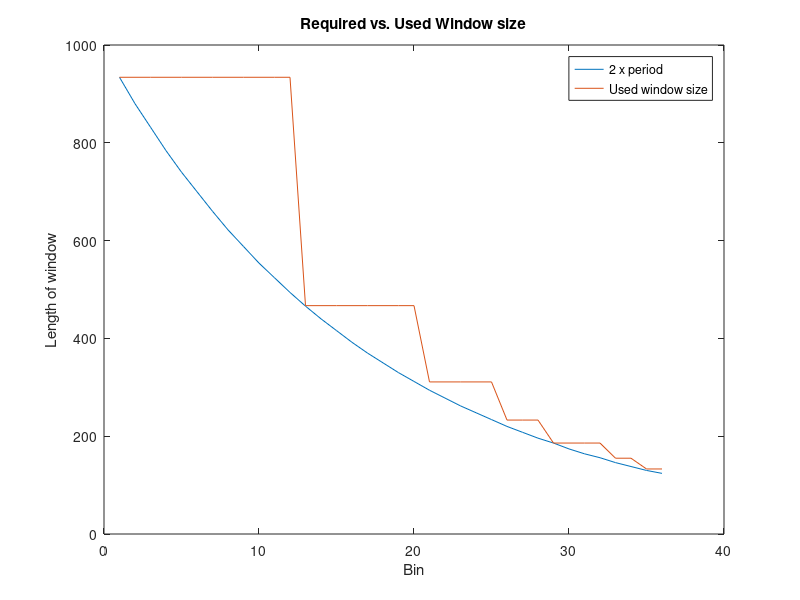
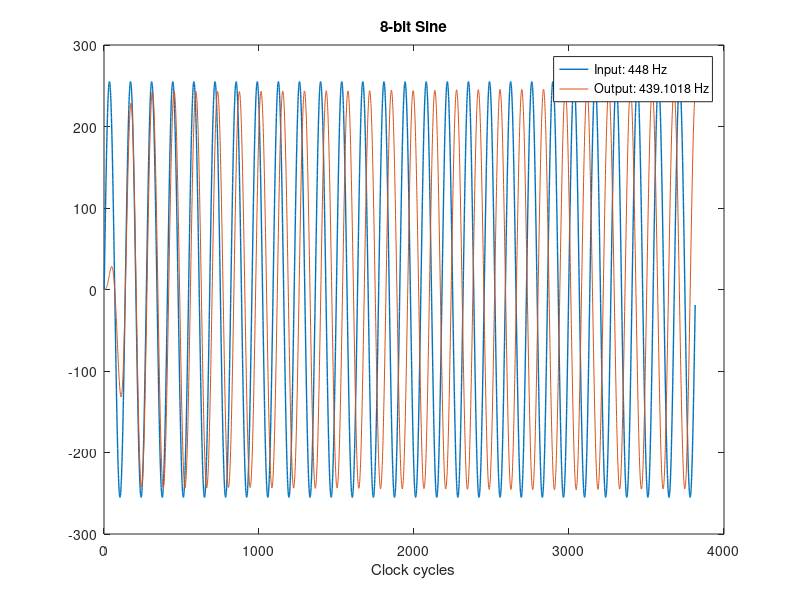
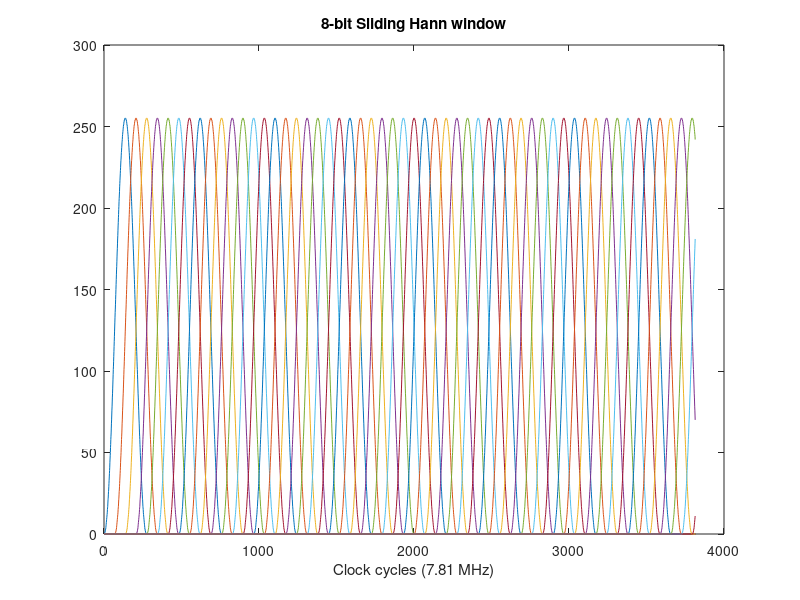
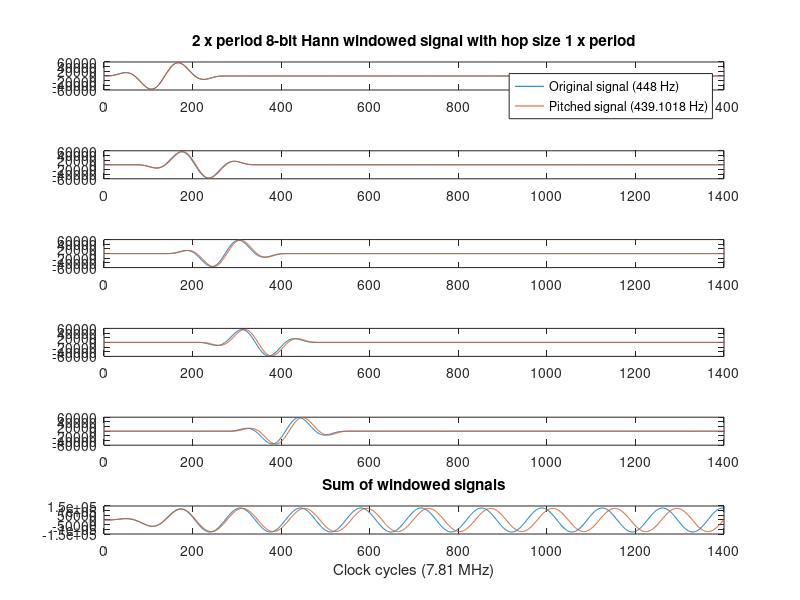

Here is the MATLAB script that generated these plots, in order:
% Testing autotune design with sinusoid input
% Period detection, selection, and correction
% Run the last section to hear the pitch correction.
% WILL PLAY SOUND
clc; clear all; close all;

%% Generate input sine
Fs = 125e6/2048; % Will be much higher in FPGA, need to decimate, voice signal only needs so high of a sampling rate though
t = linspace(0,1,Fs);
f = 448;
signal = sin(2*pi*f*t);

%% Period detection
% Count the number of clock cycles between neg to pos zero crossings
y = round((2^8-1)*(signal(1:Fs/16))).';     % 8 bit signal

% Zero crossing counter
signs = sign(y);                            % Sign of sample value
signs(signs == 0) = 1;                      % Replace all 0's with 1

j = 1;
period_detect = 0;
go = true;
while(go)
    prev = signs(j);
    next = signs(j+1);
    period_detect = period_detect + 1;      %counter
    j = j + 1;
    if(next>prev) go = false; end           %break at neg to pos zero crossing
end

%% Period selection
% Sort detected period into a bin corresponding to the correct note, to which
% the signal will be tuned

% Chromatic scale C3-B3
oct3 =  [130.81... C
         138.59... C#
         146.83... D
         155.56... D#
         164.81... E
         174.61... F
         185.00... F#
         196.00... G
         207.65... G#
         220.00... A
         233.08... A#
         246.94]; %B

notes = [oct3 2*oct3 4*oct3].'; % vector of notes C3-B5
mid = notes(1:end-1) + diff(notes)/2; % mid points between notes for comparators

% Notes defined in terms of clock cycles. Convert to hex and export as .mem
% file for RAM in FPGA
periods = round(Fs./notes);
mid_pers =  round(Fs./mid);

% Find which bin the frequency falls into (36 bins) Here it is implemented
% as a for loop, but in hardware it has a stage of
% parallel comparators, AND gates, and a mux.
bin(1) = period_detect > mid_pers(1);
bin(length(periods)) = period_detect <= mid_pers(end);
for k = 1:length(mid)
    bin(k+1) = (period_detect <= mid_pers(k)) && (period_detect > mid_pers(k+1)); % Comparators and AND gates
end

[~,bin_num] = max(bin); %mux

period_select = periods(bin_num); % Note to tune to

%% Period correction
% TD-PSOLA algorithm

win_size_max = 2*max(periods);
win_size_req = win_size_max./2./periods;
step_size = floor(win_size_req);
win_size = floor(win_size_max./step_size);
step = step_size(bin_num);

n = floor(win_size_max/step);

% hop size
hop = round(period_detect/2);
% 8-bit 2*period hann window zero padded
w = [round((2^8-1)*hann(2*period_detect)); zeros(length(y)-2*period_detect,1)]; 

% Slide window by hop size and multiply by signal
go = true;
ii = 2;
W(:,1) = w;
windows(:,1) = w.*y;
while go
    W(:,ii) = [zeros((ii-1)*hop,1); w(1:length(w)-((ii-1)*hop))];
    windows(:,ii) = W(:,ii).*y;
    if (length(w)-hop < (ii-1)*hop)
        go = false;
    end
    ii = ii + 1;
end

% PITCH CORRECTION*****************************************************
% Shift each window by the difference in detected period and selected
% period

correct =  period_select - period_detect; % Number of clock cycles by which to adjust detected period

shifted_windows(:,1) = windows(:,1);
for jj = 2:size(windows,2)
    current_win = windows(:,jj);
    if (correct > 0)     % stretch (down-shift)
        shifted_windows(:,jj) = [zeros((jj-1)*correct,1); current_win(1:end-(jj-1)*correct)];
    elseif (correct < 0) % compress (up-shift)
        shifted_windows(:,jj) = [current_win((-correct)*(jj-1)+1:end); zeros((jj-1)*(-correct),1)];
    else (correct == 0)
        shifted_windows = windows; % No correction
        break;
    end
end

y_out = sum(shifted_windows,2); % Pitch corrected output converted back to 8 bit


%% Plots

figure
plot(2*periods)
hold on
plot(win_size)
legend('2 x period','Used window size')
title('Required vs. Used Window size')
xlabel('Bin')
ylabel('Length of window')

figure
plot(y,'Linewidth',1)
hold on
plot(y_out/(256*2))
title('8-bit Sine')
legend(['Input: ' num2str(f) ' Hz'],['Output: ' num2str(Fs/period_select) ' Hz'])
xlabel('Clock cycles')

figure
plot(W)
title('8-bit Sliding Hann window')
xlabel('Clock cycles (7.81 MHz)')

x = 1400;
figure
subplot(611)
plot(windows(:,1))
hold on
plot(shifted_windows(:,1))
legend(['Original signal (' num2str(f) ' Hz)'],['Pitched signal (' num2str(Fs/period_select) ' Hz)'])
title('2 x period 8-bit Hann windowed signal with hop size 1 x period')
xlim([0 x])
subplot(612)
plot(windows(:,2))
hold on
plot(shifted_windows(:,2))
xlim([0 x])
subplot(613)
plot(windows(:,3))
hold on
plot(shifted_windows(:,3))
xlim([0 x])
subplot(614)
plot(windows(:,4))
hold on
plot(shifted_windows(:,4))
xlim([0 x])
subplot(615)
plot(windows(:,5))
hold on
plot(shifted_windows(:,5))
xlim([0 x])
subplot(616)
plot(sum(windows,2))
hold on
plot(sum(shifted_windows,2))
xlim([0 x])
title('Sum of windowed signals')

xlabel('Clock cycles (7.81 MHz)')

%% Play sounds
fprintf(['Playing original signal: ' num2str(f) ' Hz... \n'])
sound(y,Fs)
pause(1.5)
fprintf(['Playing pitched signal: ' num2str(Fs/period_select) ' Hz...\n'])
sound(y_out,Fs) % Convert back to 8 bit signal

%%
notes_rp = dec2hex((periods));
mid_rp = dec2hex((mid_pers));
